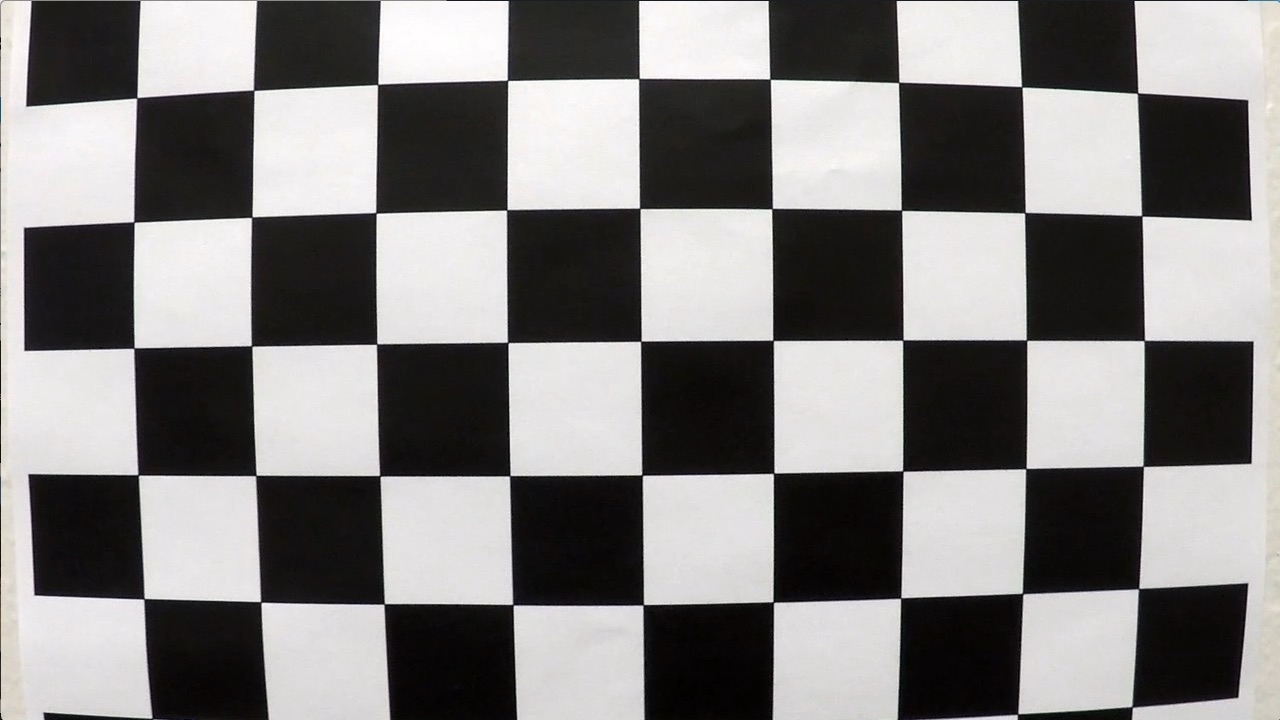
#> input picture CarND-Advanced-Lane-Lines/camera_cal/calibration1.jpg, 1280 x 720 px; its folder holds only this picture in this run
$ jupyter execute --allow-errors anotherCopyAdvLaneFinding.ipynb   (shell and % lines are left out)   (older library calls are emulated)
#> lines starting #> are read from the running program, lines starting #| are printed output that depends on the picture; after the words box and inside, x2 and y2 are one past the last pixel; in counts of white or black regions, pixels touching at a corner belong together
# Self-Driving Car Nanodegree

## Project: Advanced Lane Detection on curved roads

################

Write a bunch of things to explain project

################

### Import Packages

[cell 1]
import matplotlib.pyplot as plt
import matplotlib.image as mpimg
import numpy as np
import cv2
import glob

#### Calibration Steps:

[cell 2]
##Basic code for global use

nx = 9 #number of inside corners in x
ny = 6 #number of inside corners in y

def get_image_size(img):
    return (img.shape[1], img.shape[0])

[cell 3]
def get__calibration_points(cal_images):
    '''Get imgpoints and objpoints out of list of images for camera_calibration'''

    objpoints = [] #object points of real world space
    imgpoints = [] #image points of the image

    objp = np.zeros((nx*ny,3), np.float32)
    objp[:,:2] = np.mgrid[0:nx,0:ny].T.reshape(-1,2)

    offset = 100 #Image offset for boundary spacing of pixels

    for img_name in cal_images:
        img = mpimg.imread(img_name)
#> img is the input picture: shape (720, 1280, 3); mean R, G, B 130.1, 128.4, 127.8
        gray = cv2.cvtColor(img, cv2.COLOR_RGB2GRAY)
        ret, corners = cv2.findChessboardCorners(gray, (nx, ny), None)
#> ret = False; corners = None

        if ret == True:
            imgpoints.append(corners)
            objpoints.append(objp)
    return(imgpoints, objpoints)

def get_undistorted_frame(img, imgpoints, objpoints):

    '''Calibrate camera using the img_points, objpoints and provide the
        undistorted image'''

    ret, mtx, dist, rvec, tvec = cv2.calibrateCamera(objpoints, imgpoints, get_image_size(img), None, None)
    undist = cv2.undistort(img, mtx, dist, None, mtx)
    return undist

[cell 4]
#Read in the camera images
cal_images = glob.glob('./camera_cal/calibration*.jpg')

#Calibrate the camera using the calibration images
imgpoints, objpoints = get__calibration_points(cal_images)

### Undistorted Image

[cell 5]
img = mpimg.imread('./test_images/test5.jpg')
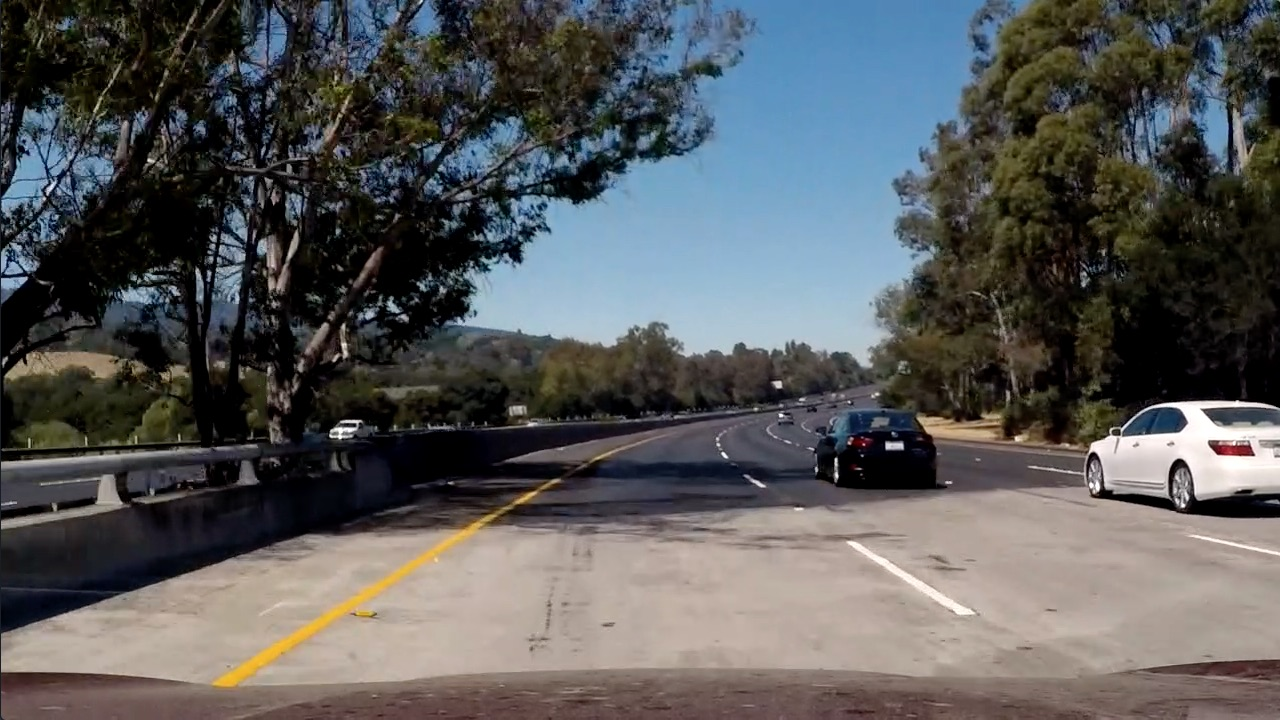
#> input picture CarND-Advanced-Lane-Lines/test_images/test5.jpg, 1280 x 720 px
#> img is the input picture: shape (720, 1280, 3); mean R, G, B 88.5, 89.3, 89.8

#> (the rest of this cell did not finish here and is left out)

### Thresholding

#### 1. Color Space Threshold

#> (a cell that did not finish here is left out)

[cell 7]
#White Threshold
thresh = (185, 255)
#> thresh = (185, 255)
gray = cv2.cvtColor(img, cv2.COLOR_RGB2GRAY)
Wbinary = np.zeros_like(gray)
Wbinary[(gray > thresh[0]) & (gray <= thresh[1])] = 1
plt.imshow(Wbinary, cmap='gray')

[cell 8]
##R Threshold
R = img[:,:,0]
G = img[:,:,1]
B = img[:,:,2]
thresh = (205, 255)
Rbinary = np.zeros_like(R)
Rbinary[(R > thresh[0]) & (R <= thresh[1])] = 1
plt.imshow(Rbinary, cmap='gray')
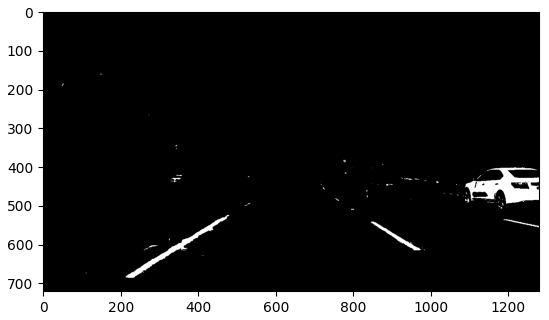
#> figure drawn by matplotlib, 1 panel

[cell 9]
##Y Threshold
R = img[:,:,0]
G = img[:,:,1]
Rthresh = (250, 255)
Gthresh = (250, 255)
Ybinary = np.zeros_like(R)
Ybinary[((G > Gthresh[0]) & (G <= Gthresh[1])) | ((R > Rthresh[0]) & (R <= Rthresh[1]))] = 1
plt.imshow(Ybinary, cmap='gray')

[cell 10]
#S Threshold
thresh = (160, 255)
#> (the rest of this cell did not finish here and is left out)

#> (a cell that did not finish here is left out)

#### 2. Gradients Threshold

[cell 12]
def gaussian_blur(img, kernel_size):
    """Applies a Gaussian Noise kernel"""
    return cv2.GaussianBlur(img, (kernel_size, kernel_size), 0)

def region_of_interest(img, vertices):
    """
    Applies an image mask.

    Only keeps the region of the image defined by the polygon
    formed from `vertices`. The rest of the image is set to black.
    `vertices` should be a numpy array of integer points.
    """
    #defining a blank mask to start with
    mask = np.zeros_like(img)

    #defining a 3 channel or 1 channel color to fill the mask with depending on the input image
    if len(img.shape) > 2:
        channel_count = img.shape[2]  # i.e. 3 or 4 depending on your image
        ignore_mask_color = (255,) * channel_count
    else:
        ignore_mask_color = 255

    #filling pixels inside the polygon defined by "vertices" with the fill color
    cv2.fillPoly(mask, vertices, ignore_mask_color)

    #returning the image only where mask pixels are nonzero
    masked_image = cv2.bitwise_and(img, mask)
    return masked_image

[cell 13]
##Thresholding parameters
img_size = get_image_size(img)
#> img_size = (1280, 720)
kernel_size = 5
low_threshold = 200
high_threshold = 250
bottom_left = [150,img_size[1]]
#> bottom_left = [150, 720]
top_left = [550,450]
top_right = [750,450]
bottom_right = [1150,img_size[1]]
#> bottom_right = [1150, 720]
xcenter = (top_right[0] + top_left[0]) / 2
ycenter = (top_right[1] + bottom_right[1]) / 2
#> ycenter = 585

vertices = np.array([[bottom_left, top_left, top_right,bottom_right]], dtype=np.int32)
#> vertices = [[150, 720], [550, 450], [750, 450], [1150, 720]]
rho = 2
theta = np.pi/180
threshold = 20
min_line_len = 5
max_line_gap = 6

[cell 14]
# img = cv2.circle(img, tuple(src[0][1]), 1, (0,255,0), 10)
plt.imshow(region_of_interest(img, vertices))
#> in region_of_interest, `cv2.fillPoly(mask, vertices, ignore_mask_color)`:
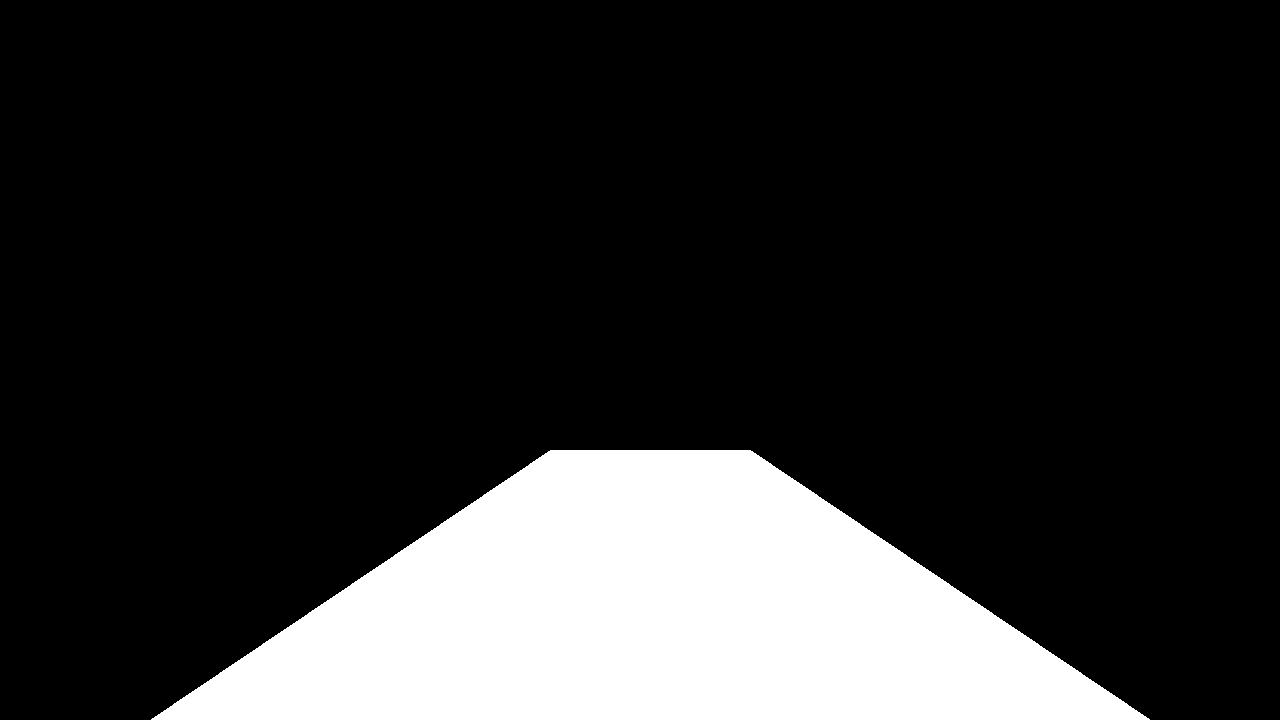
#> mask: shape (720, 1280, 3); 17.6% white; 1 white region, box (x1, y1, x2, y2) and area: (151, 450, 1150, 720) 162130

[cell 15]
###CANNY IMAGE
blur_img = gaussian_blur(gray, 9)
#> (the rest of this cell did not finish here and is left out)

[cell 16]
#Gradient Thresholded Image - SobelX & SobelY
mag_thresh2 = (40, 80)
dir_thresh = (0.7,1.3)
sobelx_thresh = (40,80)
sobely_thresh = (50,70)
sobel_kernel = 15

sobelx = cv2.Sobel(R, cv2.CV_64F, 1, 0, ksize=sobel_kernel)
absSobelx = np.absolute(sobelx)

sobely = cv2.Sobel(R, cv2.CV_64F, 0, 1, ksize=sobel_kernel)
absSobely = np.absolute(sobely)

scaledSobelx = np.uint8(255*absSobelx/np.max(absSobelx))
scaledSobely = np.uint8(255*absSobely/np.max(absSobely))

SobelXBinary = np.zeros_like(scaledSobelx)
SobelYBinary = np.zeros_like(scaledSobely)
SobelXBinary[(scaledSobelx >= sobelx_thresh[0]) & (scaledSobelx <= sobelx_thresh[1])] = 1
SobelYBinary[(scaledSobely >= sobely_thresh[0]) & (scaledSobely <= sobely_thresh[1])] = 1

# f, (ax1,ax2) = plt.subplots(1,2, figsize=(15,12))
# ax1.imshow(SobelXBinary)
# ax2.imshow(SobelYBinary)

[cell 17]
##Gradient Thresholding of image - Mag&Dir
sobelx = cv2.Sobel(gray, cv2.CV_64F, 1, 0, ksize=sobel_kernel)
sobely = cv2.Sobel(gray, cv2.CV_64F, 0, 1, ksize=sobel_kernel)

gradSobelX = np.sqrt(sobelx**2)
gradSobelY = np.sqrt(sobely**2)
gradmag = np.sqrt(sobelx**2 + sobely**2)
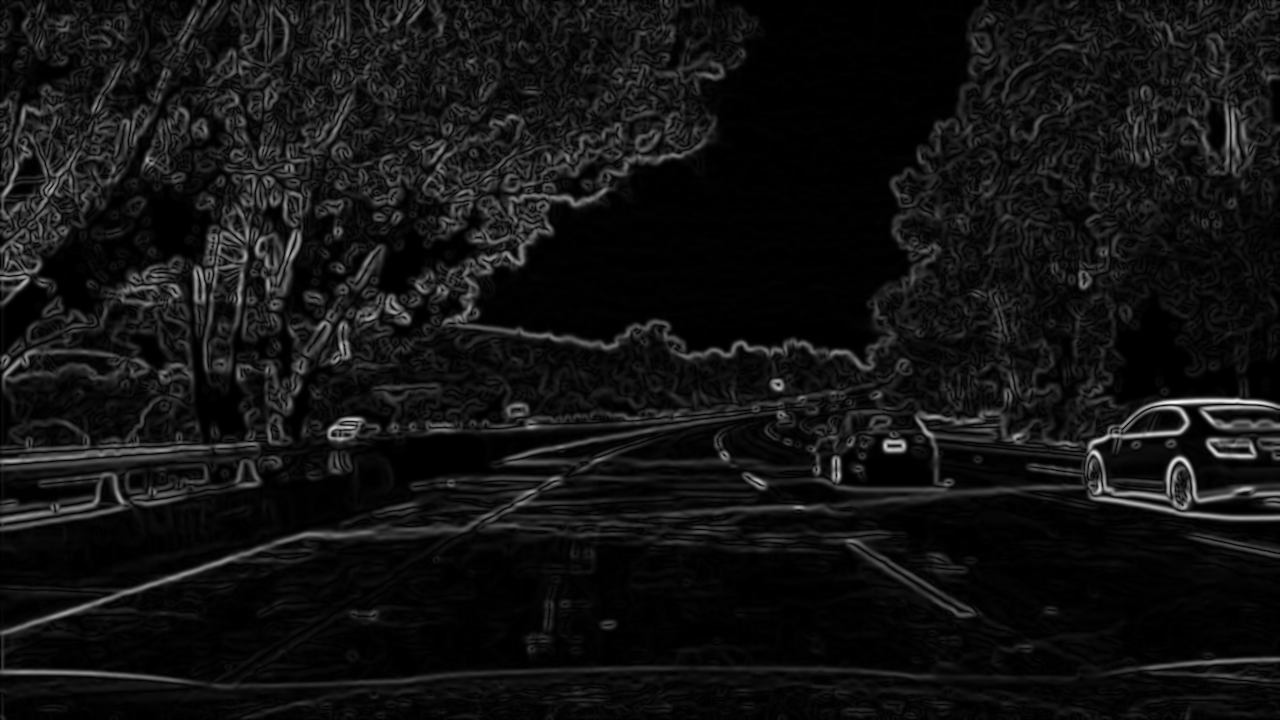
#> gradmag: shape (720, 1280) float64; min 0, max 6.82e+09, mean 505426822.5; drawn with min black and max white

scale_factorx = np.max(gradSobelX)/255
#> scale_factorx = 20963299.8
scale_factory = np.max(gradSobelY)/255
#> scale_factory = 26720376.1
scale_factor = np.max(gradmag)/255
#> scale_factor = 26750079.7

gradSobelX = (gradSobelX/scale_factor).astype(np.uint8)
gradSobelY = (gradSobelY/scale_factor).astype(np.uint8)
gradmag = (gradmag/scale_factor).astype(np.uint8)

absgraddir = np.arctan2(np.absolute(sobely), np.absolute(sobelx))
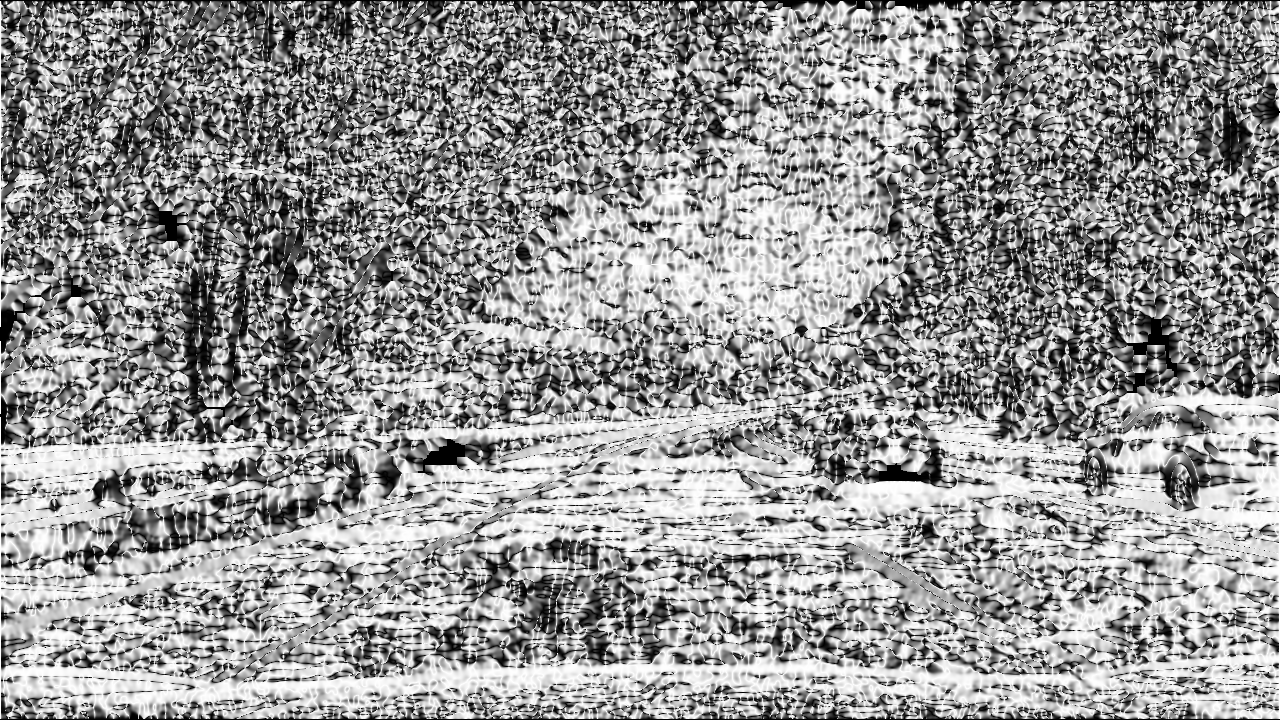
#> absgraddir: shape (720, 1280) float64; min 0, max 1.57, mean 0.927; drawn with min black and max white
GradMagBinary = np.zeros_like(gradmag)
GradSobelXBinary = np.zeros_like(gradmag)
GradSobelYBinary = np.zeros_like(gradmag)
GradDirBinary = np.zeros_like(gradmag)

GradSobelXBinary[(gradSobelX >= 20) & (gradSobelX <= 255)] =1
GradSobelYBinary[(gradSobelY >= mag_thresh2[0]) & (gradSobelY <= mag_thresh2[1])] =1
GradMagBinary[(gradmag >= 50) & (gradmag <= 200)] =1
GradDirBinary[(absgraddir >= 0.7) & (absgraddir <= 1.1)] = 1

[cell 18]
f, ((ax1, ax2), (ax3, ax4)) = plt.subplots(2,2, figsize=(15,12))
ax1.imshow(GradSobelXBinary, cmap='gray')
ax2.imshow(GradSobelYBinary, cmap='gray')
ax3.imshow(GradMagBinary, cmap='gray')
ax4.imshow(GradDirBinary, cmap='gray')
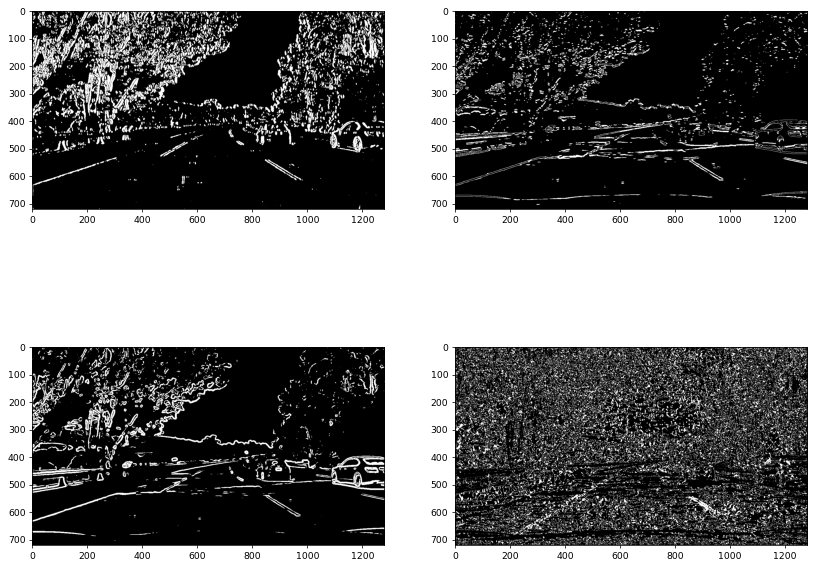
#> figure drawn by matplotlib, 4 panels

[cell 19]
#A mix-match  thresholded image
mixture = np.zeros_like(SobelXBinary)
#> (the rest of this cell did not finish here and is left out)

[cell 20]
#Masking of the image.
masked_image = region_of_interest(mixture, vertices)
#> in region_of_interest (call 2), `masked_image = cv2.bitwise_and(img, mask)`: masked_image: shape (720, 1280); every value is 0
plt.imshow(masked_image, cmap='gray')

[cell 21]
out_vertices =  np.float32([[350, img.shape[0]], [350,0], [850,0], [850, img.shape[0]]])
src = np.float32(vertices)
#> src = [[150, 720], [550, 450], [750, 450], [1150, 720]]
dst = out_vertices

#Get Perspective Transform needs np.float32 instead of np.array

M = cv2.getPerspectiveTransform(src, dst)
#> M = [[-0.441, -1.57, 886.8], [0, -2.35, 1058.8], [0, -0.00261, 1]]
warped_img = cv2.warpPerspective(masked_image, M, get_image_size(img), flags=cv2.INTER_LINEAR)
# img = cv2.line(img,tuple(src[0][0]), tuple(src[0][1]), (0, 255, 0),9)
f, (ax1,ax2) = plt.subplots(1,2, figsize=(18,15))
ax1.imshow(img)
ax2.imshow(warped_img)
